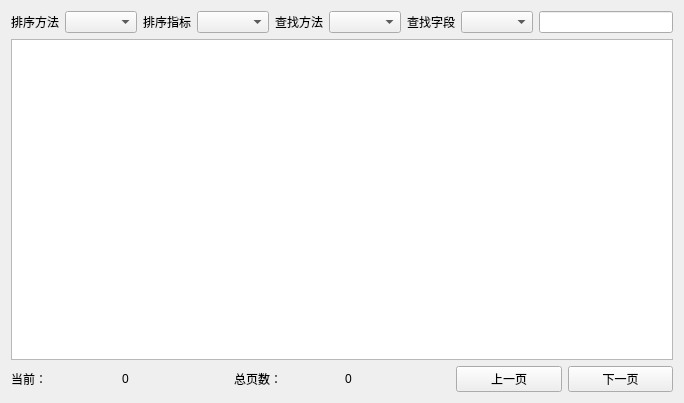
<?xml version="1.0" encoding="UTF-8"?>
<ui version="4.0">
 <class>Widget</class>
 <widget class="QWidget" name="Widget">
  <property name="geometry">
   <rect>
    <x>0</x>
    <y>0</y>
    <width>684</width>
    <height>403</height>
   </rect>
  </property>
  <property name="windowTitle">
   <string>Widget</string>
  </property>
  <layout class="QVBoxLayout" name="verticalLayout">
   <item>
    <layout class="QHBoxLayout" name="navLayout">
     <item>
      <widget class="QLabel" name="label_Sort">
       <property name="text">
        <string>排序方法</string>
       </property>
      </widget>
     </item>
     <item>
      <widget class="QComboBox" name="cbox_Sort">
       <property name="focusPolicy">
        <enum>Qt::NoFocus</enum>
       </property>
      </widget>
     </item>
     <item>
      <widget class="QLabel" name="label_Sort_info">
       <property name="text">
        <string>排序指标</string>
       </property>
      </widget>
     </item>
     <item>
      <widget class="QComboBox" name="cbox_Sort_info">
       <property name="focusPolicy">
        <enum>Qt::NoFocus</enum>
       </property>
      </widget>
     </item>
     <item>
      <widget class="QLabel" name="label_Find_method">
       <property name="text">
        <string>查找方法</string>
       </property>
      </widget>
     </item>
     <item>
      <widget class="QComboBox" name="cbox_Find">
       <property name="focusPolicy">
        <enum>Qt::NoFocus</enum>
       </property>
      </widget>
     </item>
     <item>
      <widget class="QLabel" name="label_Find_info">
       <property name="text">
        <string>查找字段</string>
       </property>
      </widget>
     </item>
     <item>
      <widget class="QComboBox" name="cbox_Find_txt">
       <property name="focusPolicy">
        <enum>Qt::NoFocus</enum>
       </property>
      </widget>
     </item>
     <item>
      <widget class="QLineEdit" name="txt_sort"/>
     </item>
    </layout>
   </item>
   <item>
    <widget class="QTableWidget" name="tabWidget"/>
   </item>
   <item>
    <layout class="QHBoxLayout" name="horizontalLayout">
     <item>
      <widget class="QLabel" name="label">
       <property name="text">
        <string>当前：</string>
       </property>
      </widget>
     </item>
     <item>
      <widget class="QLabel" name="currentPageLabel">
       <property name="text">
        <string>0</string>
       </property>
      </widget>
     </item>
     <item>
      <widget class="QLabel" name="label_2">
       <property name="text">
        <string>总页数：</string>
       </property>
      </widget>
     </item>
     <item>
      <widget class="QLabel" name="countPageLabel">
       <property name="text">
        <string>0</string>
       </property>
      </widget>
     </item>
     <item>
      <widget class="QPushButton" name="upPushButton">
       <property name="text">
        <string>上一页</string>
       </property>
      </widget>
     </item>
     <item>
      <widget class="QPushButton" name="downPushButton">
       <property name="text">
        <string>下一页</string>
       </property>
      </widget>
     </item>
    </layout>
   </item>
  </layout>
 </widget>
 <layoutdefault spacing="6" margin="11"/>
 <resources/>
 <connections/>
</ui>
